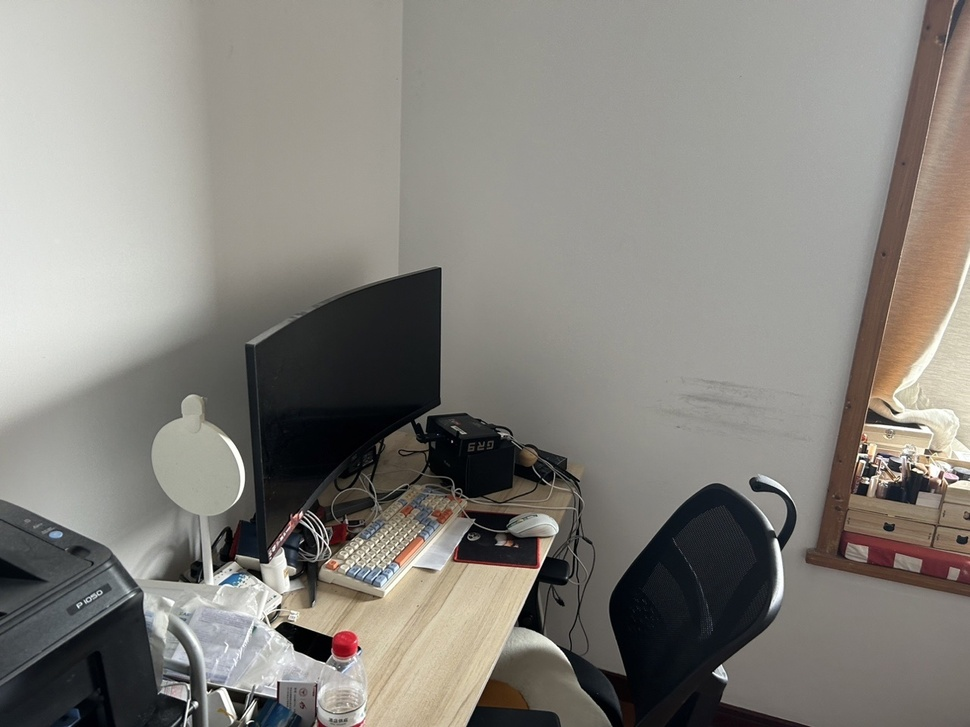
#> input picture examples/room/images/no_overlap_2.jpg, 970 x 727 px, shrunk from 1280 x 960 before the run
$ python -i quality_metrics.py   (imports and definitions only)   (older library calls are emulated)
#> lines starting #> are read from the running program, lines starting #| are printed output that depends on the picture
#> further down, picture is the input picture: shape (727, 970, 3); mean B, G, R 125.2, 131.1, 133.9
#!/usr/bin/env python3
"""
이미지 품질 평가 메트릭
"""
import cv2
import numpy as np
from skimage import color, filters
from typing import Dict


def compute_sharpness(frame: np.ndarray) -> float:
    """
    Laplacian variance로 선명도 측정
    """
    gray = cv2.cvtColor(frame, cv2.COLOR_BGR2GRAY)
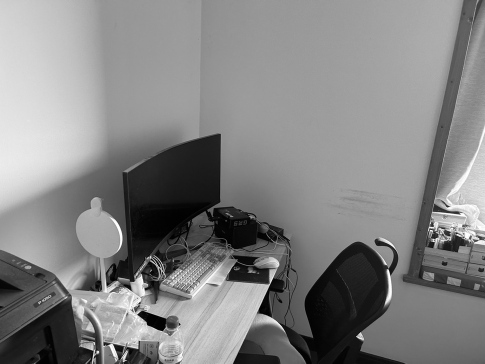
#> gray: shape (727, 970) (shown at 1/2 size); min 0, max 255, mean 131.3
    laplacian = cv2.Laplacian(gray, cv2.CV_64F)
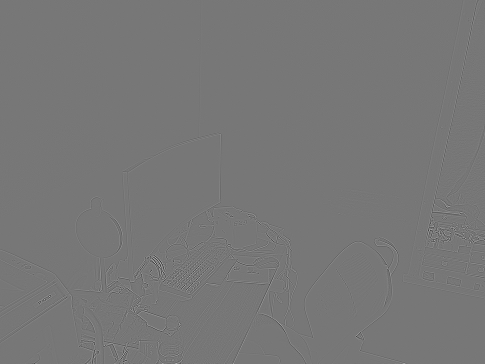
#> laplacian: shape (727, 970) float64 (shown at 1/2 size); min -425, max 483, mean 0; drawn with min black and max white
    variance = laplacian.var()
#> variance = 516.5

    # 0-1 정규화 (휴리스틱)
    normalized = min(variance / 1000.0, 1.0)
#> normalized = 0.517
    return float(normalized)


def compute_brisque_simple(frame: np.ndarray) -> float:
    """
    BRISQUE 간단 버전 (local contrast 기반)
    """
    gray = cv2.cvtColor(frame, cv2.COLOR_BGR2GRAY)
    gray = gray.astype(float) / 255.0

    # Local mean and std
    mu = cv2.GaussianBlur(gray, (7, 7), 1.5)
    mu_sq = mu * mu
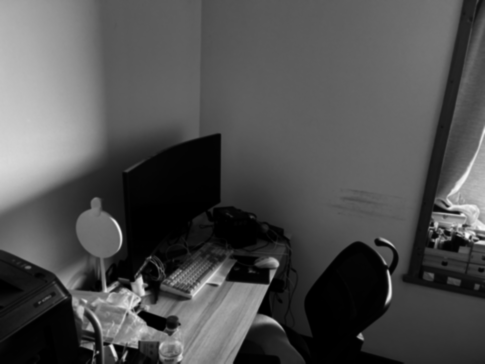
#> mu_sq: shape (727, 970) float64 (shown at 1/2 size); min 1.43e-05, max 0.977, mean 0.315
    sigma = cv2.GaussianBlur(gray * gray, (7, 7), 1.5) - mu_sq
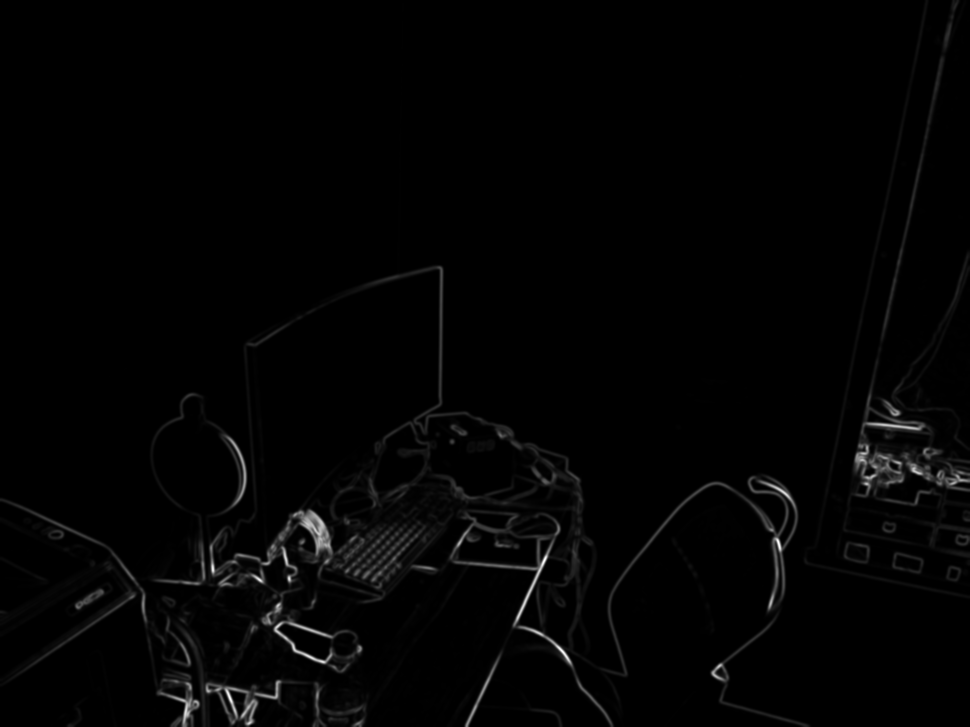
#> sigma: shape (727, 970) float64; min -1.67e-16, max 0.159, mean 0.00226; drawn with min black and max white
    sigma = np.sqrt(np.abs(sigma))

    # Normalized quality
    quality = 1.0 / (1.0 + sigma.std())
#> quality = 0.959
    return float(quality)


def compute_brightness(frame: np.ndarray) -> float:
    """
    밝기 측정
    """
    gray = cv2.cvtColor(frame, cv2.COLOR_BGR2GRAY)
    return float(gray.mean() / 255.0)


def compute_all_metrics(frame: np.ndarray) -> Dict[str, float]:
    """
    모든 품질 메트릭 계산

    Returns:
        {'sharpness': ..., 'brisque': ..., 'brightness': ...}
    """
    return {
        'sharpness': compute_sharpness(frame),
        'brisque': compute_brisque_simple(frame),
        'brightness': compute_brightness(frame)
    }

>>> import cv2
>>> picture = cv2.imread('../../examples/room/images/no_overlap_2.jpg')
>>> result = compute_all_metrics(picture)
#> result = {'sharpness': 0.517, 'brisque': 0.959, 'brightness': 0.515}
